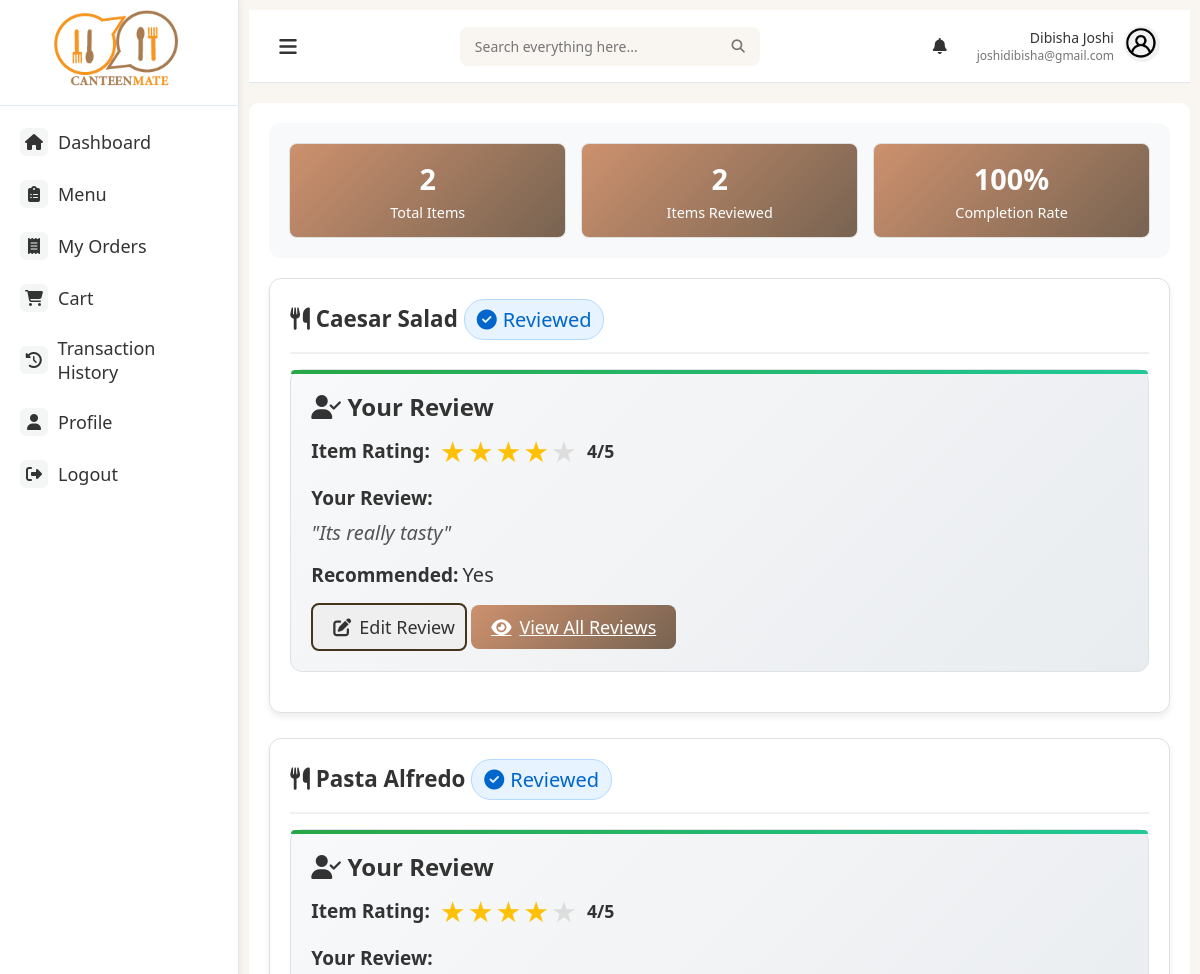
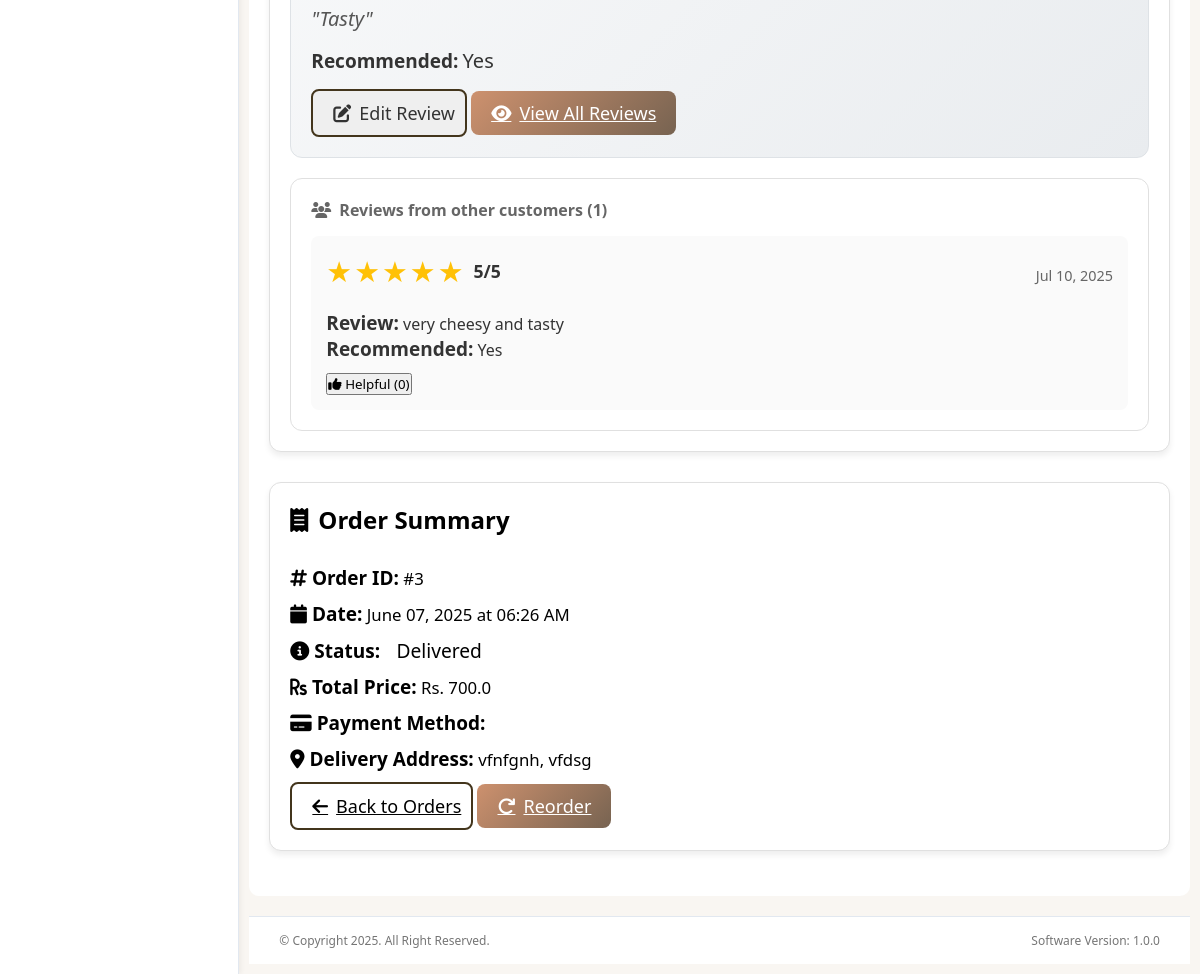
Screenshot of /order/3/review (signed in) with the database file from the repository (2 pictures, top to bottom).
### models.py (models this page shows, shortened)
class User(db.Model):
    id = db.Column(db.Integer, primary_key=True)
    fullname = db.Column(db.String(100), nullable=False)
    email = db.Column(db.String(100), unique=True, nullable=False)
    password = db.Column(db.String(200), nullable=False)
    role = db.Column(db.String(20), nullable=False)
    phone = db.Column(db.String(10))
    created_at = db.Column(db.DateTime, server_default=db.func.now())

class OrderItem(db.Model):
    id = db.Column(db.Integer, primary_key=True)
    order_id = db.Column(db.Integer, db.ForeignKey('order.id'), nullable=False)
    item_id = db.Column(db.Integer, db.ForeignKey('items.id'), nullable=False)
    name = db.Column(db.String(100), nullable=False)
    quantity = db.Column(db.Integer, nullable=False)
    price = db.Column(db.Float, nullable=False)
    item = db.relationship('Item', backref='order_items')

class Review(db.Model):
    __tablename__ = 'reviews'
    id = db.Column(db.Integer, primary_key=True)
    user_id = db.Column(db.Integer, db.ForeignKey('user.id'), nullable=False)
    order_id = db.Column(db.Integer, db.ForeignKey('order.id'), nullable=False)
    item_id = db.Column(db.Integer, db.ForeignKey('items.id'), nullable=False)
    rating = db.Column(db.Integer, nullable=False)  # 1-5 stars
    comment = db.Column(db.Text)
    service_rating = db.Column(db.Integer)  # Optional: 1-5 stars for service
    delivery_rating = db.Column(db.Integer)  # Optional: 1-5 stars for delivery
    would_recommend = db.Column(db.Boolean, default=True)
    is_verified = db.Column(db.Boolean, default=True)  # Verified purchase
    helpful_count = db.Column(db.Integer, default=0)  # How many found it helpful
    created_at = db.Column(db.DateTime, default=datetime.utcnow)
    updated_at = db.Column(db.DateTime, default=datetime.utcnow, onupdate=datetime.utcnow)
    user = db.relationship('User', backref=db.backref('reviews', lazy=True))
    order = db.relationship('Order', backref=db.backref('reviews', lazy=True))
    item = db.relationship('Item', backref=db.backref('reviews', lazy=True))

class Order(db.Model):
    id = db.Column(db.Integer, primary_key=True)
    user_id = db.Column(db.Integer, db.ForeignKey('user.id'), nullable=False)
    name = db.Column(db.String(100), nullable=False)
    contact = db.Column(db.String(20), nullable=False)
    email = db.Column(db.String(100), nullable=False)
    delivery = db.Column(db.String(20), nullable=False)
    building = db.Column(db.String(100))
    floor = db.Column(db.String(100))
    payment = db.Column(db.String(20), nullable=False)
    status = db.Column(db.String(20), nullable=False, default='Pending')
    created_at = db.Column(db.DateTime, default=datetime.utcnow)
    total_amount = db.Column(db.Float, nullable=False)
    khalti_token = db.Column(db.String(255), nullable=True)
    esewa_transaction_code = db.Column(db.String(255), nullable=True)  # New field for eSewa
    items = db.relationship('OrderItem', backref='order', lazy=True)
    items = db.relationship('OrderItem', backref='order', lazy=True)
    @property
    def delivery_address(self):
        parts = [self.building, self.floor]
        return ', '.join([p for p in parts if p]) or "N/A"
    @property
    def total_price(self):
        return sum(item.quantity * item.price for item in self.items)

### main.py (the view)
@app.route('/order/<int:order_id>/review')
@login_required
def review_order(order_id):
    user_id = session.get('user_id')
    order = Order.query.filter_by(id=order_id, user_id=user_id).first_or_404()
    reviewed_items = db.session.query(Review.item_id).filter_by(
        order_id=order_id,
        user_id=user_id
    ).all()
    reviewed_item_ids = [item.item_id for item in reviewed_items]
    user_reviews = Review.query.filter_by(
        order_id=order_id,
        user_id=user_id
    ).all()
    reviews_by_item = {review.item_id: review for review in user_reviews}
    other_reviews = {}
    for item in order.items:
        other_user_reviews = Review.query.filter(
            Review.item_id == item.item_id,
            Review.user_id != user_id,
            Review.is_verified == True
        ).order_by(Review.created_at.desc()).limit(5).all()
        other_reviews[item.item_id] = other_user_reviews
    user = User.query.get(user_id)
    return render_template('review_order.html',
                         order=order,
                         reviewed_item_ids=reviewed_item_ids,
                         reviews_by_item=reviews_by_item,
                         other_reviews=other_reviews,
                         user=user)

### templates/review_order.html (shortened to what this page needs)
{% extends "base.html" %}
{% block content %}
<div class="review-container">
    {% if order.items|length > 0 %}
    <div class="review-stats">
        <div class="stat-card">
            <div class="stat-value">{{ order.items|length }}</div>
            <div class="stat-label">Total Items</div>
        </div>
        <div class="stat-card">
            <div class="stat-value">{{ reviewed_item_ids|length if reviewed_item_ids else 0 }}</div>
            <div class="stat-label">Items Reviewed</div>
        </div>
        <div class="stat-card">
            <div class="stat-value">{{ ((reviewed_item_ids|length / order.items|length) * 100)|round|int if reviewed_item_ids else 0 }}%</div>
            <div class="stat-label">Completion Rate</div>
        </div>
    </div>
    {% endif %}
    {% for item in order.items %}
    <div class="card review-card" id="item_{{ item.item_id }}">
        <div class="review-header">
            <div>
                <i class="fas fa-utensils"></i> {{ item.name }}
                {% if item.item_id in reviewed_item_ids %}
                    <span class="review-badge verified">
                        <i class="fas fa-check-circle"></i> Reviewed
                    </span>
                {% else %}
                    <span class="review-badge pending">
                        <i class="fas fa-clock"></i> Pending Review
                    </span>
                {% endif %}
            </div>
        </div>
        {% if reviewed_item_ids and item.item_id in reviewed_item_ids %}
            {% set review = reviews_by_item[item.item_id] %}
            <div class="existing-review">
                <h2 style="padding-bottom:8px;"><i class="fas fa-user-check"></i> Your Review</h2>
                <div class="rating-display">
                    <strong>Item Rating:</strong>
                    <div class="rating-stars">
                        {% for i in range(1, 6) %}
                            <span class="star {{ 'active' if i <= review.rating else 'empty' }}">★</span>
                        {% endfor %}
                    </div>
                    <span class="rating-value">{{ review.rating }}/5</span>
                </div>
                <div style="margin-top: 15px;">
                    <strong>Your Review:</strong>
                    <p style="margin-top: 8px; font-size:20px;font-style: italic; color: #555;">
                        "{{ review.comment or 'No comment provided.' }}"
                    </p>
                </div>
                <div style="margin-top: 15px;">
                    <strong>Recommended:</strong>
                    <span style="font-size:20px;" class="badge {{ 'bg-success' if review.would_recommend else 'bg-warning' }}">
                        {{ 'Yes' if review.would_recommend else 'No' }}
                    </span>
                </div>
                <div style="margin-top: 15px;">
                    <button class="btn-enhanced btn-outline-enhanced" onclick="editReview({{ item.item_id }})">
                        <i class="fas fa-edit"></i> Edit Review
                    </button>
                    <a href="{{ url_for('item_reviews', item_id=item.item_id) }}" class="btn-enhanced btn-primary-enhanced">
                        <i class="fas fa-eye"></i> View All Reviews
                    </a>
                </div>
            </div>
        {% endif %}
        {% if other_reviews[item.item_id] %}
            <div class="other-reviews">
                <h6><i class="fas fa-users"></i> Reviews from other customers ({{ other_reviews[item.item_id]|length }})</h6>
                {% for review in other_reviews[item.item_id][:3] %}
                    <div class="review-item">
                        <div class="review-meta">
                            <div class="rating-display">
                                <div class="rating-stars">
                                    {% for i in range(1, 6) %}
                                        <span class="star {{ 'active' if i <= review.rating else 'empty' }}">★</span>
                                    {% endfor %}
                                </div>
                                <span class="rating-value">{{ review.rating }}/5</span>
                            </div>
                            <div class="review-date">
                                {{ review.created_at.strftime('%b %d, %Y') if review.created_at else 'Recently' }}
                            </div>
                        </div>
                        <div><strong>Review:</strong> {{ review.comment or 'No comment provided.' }}</div>
                        <div><strong>Recommended:</strong>
                            <span class="badge {{ 'bg-success' if review.would_recommend else 'bg-warning' }}">
                                {{ 'Yes' if review.would_recommend else 'No' }}
                            </span>
                        </div>
                        <div style="margin-top: 10px;">
                            <button class="btn btn-sm btn-outline-primary helpful-btn"
                                    onclick="markHelpful({{ review.id }}, true)"
                                    data-review-id="{{ review.id }}">
                                <i class="fas fa-thumbs-up"></i> Helpful ({{ review.helpful_count or 0 }})
                            </button>
                        </div>
                    </div>
                {% endfor %}
            </div>
        {% endif %}
    </div>
    {% endfor %}
    <div class="card review-card order-summary-card">
        <div class="review-header">
            <i class="fas fa-receipt" style="padding-right:10px;"></i> Order Summary
        </div>
        <div class="card-body">
            <div class="row">
                <div class="col-md-6 mb-3">
                    <p><strong><i class="fas fa-hashtag"></i> Order ID:</strong> #{{ order.id }}</p>
                    <p><strong><i class="fas fa-calendar"></i> Date:</strong> {{ order.created_at.strftime('%B %d, %Y at %I:%M %p') }}</p>
                    <p><strong><i class="fas fa-info-circle"></i> Status:</strong>
                        <span class="badge bg-light text-dark">{{ order.status|title }}</span>
                    </p>
                </div>
                <div class="col-md-6 mb-3">
                    <p><strong><i class="fas fa-rupee-sign"></i> Total Price:</strong> Rs. {{ order.total_price }}</p>
                    <p><strong><i class="fas fa-credit-card"></i> Payment Method:</strong> {{ order.payment_method|title }}</p>
                    <p><strong><i class="fas fa-map-marker-alt"></i> Delivery Address:</strong> {{ order.delivery_address }}</p>
                </div>
            </div>
            <div class="d-flex gap-2 mt-3">
                <a href="{{ url_for('orders') }}" class="btn-enhanced btn-outline-enhanced">
                    <i class="fas fa-arrow-left"></i> Back to Orders
                </a>
                <a href="{{ url_for('reorder', order_id=order.id) }}" class="btn-enhanced btn-primary-enhanced">
                    <i class="fas fa-redo"></i> Reorder
                </a>
            </div>
        </div>
    </div>
</div>
{% endblock %}

### templates/base.html (shortened to what this page needs)
<!DOCTYPE html>
<html lang="en">
<head>
    <link rel="stylesheet" href="https://cdnjs.cloudflare.com/ajax/libs/font-awesome/6.4.0/css/all.min.css">
    <link href="https://cdnjs.cloudflare.com/ajax/libs/font-awesome/6.4.0/css/all.min.css" rel="stylesheet">
    <link rel="stylesheet" href="{{ url_for('static', filename='css/styles.css') }}">
</head>
<body>
    <div class="container">
        <div class="sidebar">
            <div class="logo">
                <img src="{{ url_for('static', filename='img/logo.png') }}" alt="Canteen Logo">
            </div>
            <div class="sidebar-menu">
                <a href="{{ url_for('user_dashboard') }}" class="side-menu-item {% if active_page == 'dashboard' %}active{% endif %}">
                    <div class="menu-icon"><i class="fas fa-home"></i></div>
                    <div class="menu-text">Dashboard</div>
                </a>
                <a href="{{ url_for('user_menu')}}" class="side-menu-item {% if active_page == 'menu' %}active{% endif %}">
                    <div class="menu-icon"><i class="fas fa-clipboard-list"></i></div>
                    <div class="menu-text">Menu</div>
                </a>
                <a href="{{ url_for('orders') }}" class="side-menu-item {% if active_page == 'orders' %}active{% endif %}">
                    <div class="menu-icon"><i class="fas fa-receipt"></i></div>
                    <div class="menu-text">My Orders</div>
                </a>
                <a href="{{ url_for('cart')}}" class="side-menu-item {% if active_page == 'cart' %}active{% endif %}">
                    <div class="menu-icon"><i class="fas fa-shopping-cart"></i></div>
                    <div class="menu-text">Cart</div>
                </a>
                <a href="{{ url_for('transaction')}}" class="side-menu-item {% if active_page == 'transaction' %}active{% endif %}">
                    <div class="menu-icon"><i class="fas fa-history"></i></div>
                    <div class="menu-text">Transaction History</div>
                </a>
                <a href="{{ url_for('profile')}}" class="side-menu-item {% if active_page == 'profile' %}active{% endif %}">
                    <div class="menu-icon"><i class="fas fa-user"></i></div>
                    <div class="menu-text">Profile</div>
                </a>
                <a href="{{ url_for('logout') }}" class="side-menu-item {% if active_page == 'logout' %}active{% endif %}">
                    <div class="menu-icon"><i class="fas fa-sign-out-alt"></i></div>
                    <div class="menu-text">Logout</div>
                </a>
            </div>
        </div>
        <div class="main-content">
            <div class="top-nav">
                <button class="btn nav-toggle" onclick="document.querySelector('.sidebar').classList.toggle('active')">
                    <i class="fas fa-bars"></i>
                </button>
                <div class="search-bar">
                    <input type="text" placeholder="Search everything here...">
                    <button type="submit"><i class="fas fa-search"></i></button>
                </div>
                <div class="user-menu">
                    <div class="notifications" id="notificationBtn">
                        <i class="fas fa-bell"></i>
                    </div>
                    <div class="user-profile">
                        <div class="user-info">
                            <div class="user-name">{{ user.fullname }}</div>
                            <div class="user-email">{{ user.email }}</div>
                        </div>
                        <div class="user-avatar">
                            <img src="{{ url_for('static', filename='img/user.png') }}" alt="User Avatar">
                        </div>
                    </div>
                </div>
            </div>
            <div class="page-content">
                {% block content %}{% endblock %}
            </div>
            <div class="footer">
                <p>© Copyright 2025. All Right Reserved.</p>
                <p>Software Version: 1.0.0</p>
            </div>
        </div>
    </div>
</body>
</html>

### rows the page displays
User: fullname "Dibisha Joshi", email "joshidibisha@gmail.com"
OrderItem: name "Caesar Salad", shows "Reviewed", total_price "700.0"
Review: rating "4", comment "Its really tasty", would_recommend "Yes"
OrderItem: name "Pasta Alfredo", shows "Reviewed", other_reviews "1"
Review: rating "4", comment "Tasty", would_recommend "Yes"
Review: rating "5", created_at "Jul 10, 2025", comment "very cheesy and tasty", would_recommend "Yes", helpful_count "0"
Order: id "3", created_at "June 07, 2025 at 06:26 AM", status "Delivered", delivery_address "vfnfgnh, vfdsg"

### other values shown
{{ order.items|length }} "2"
{{ reviewed_item_ids|length if reviewed_item_ids else 0 }} "2"
